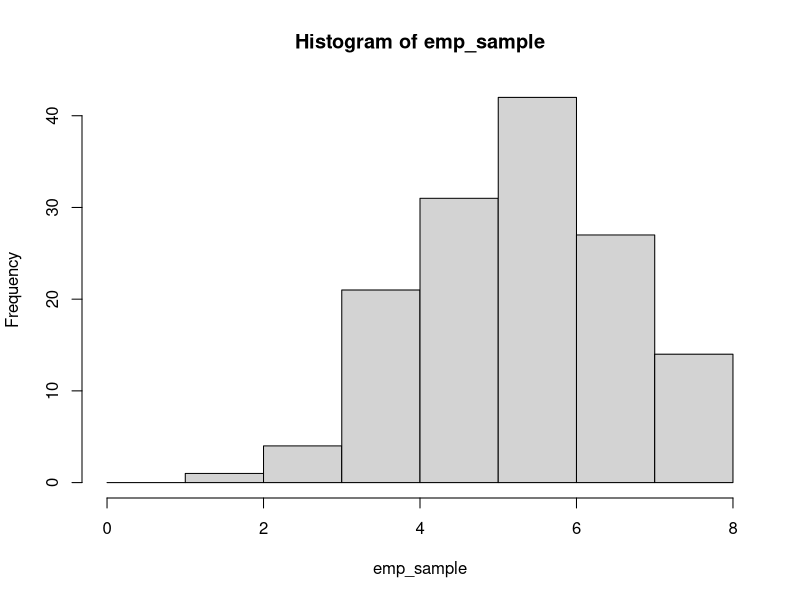
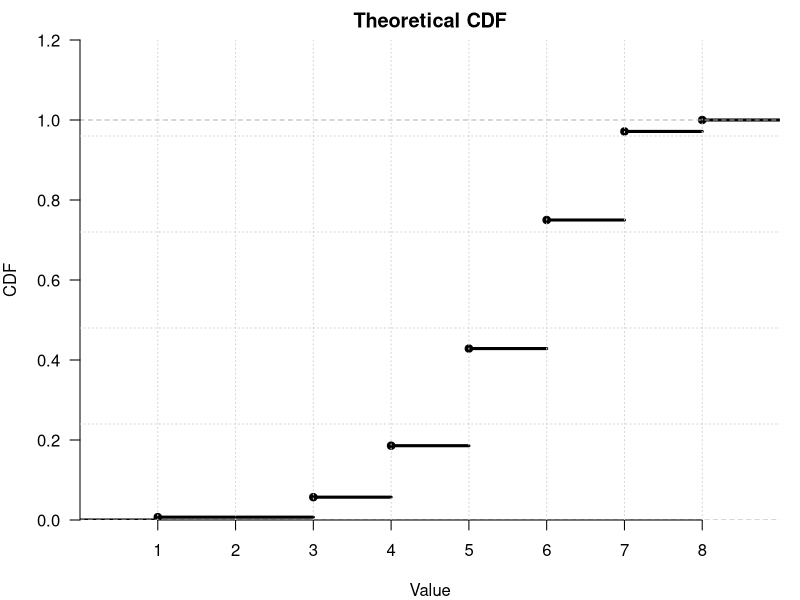
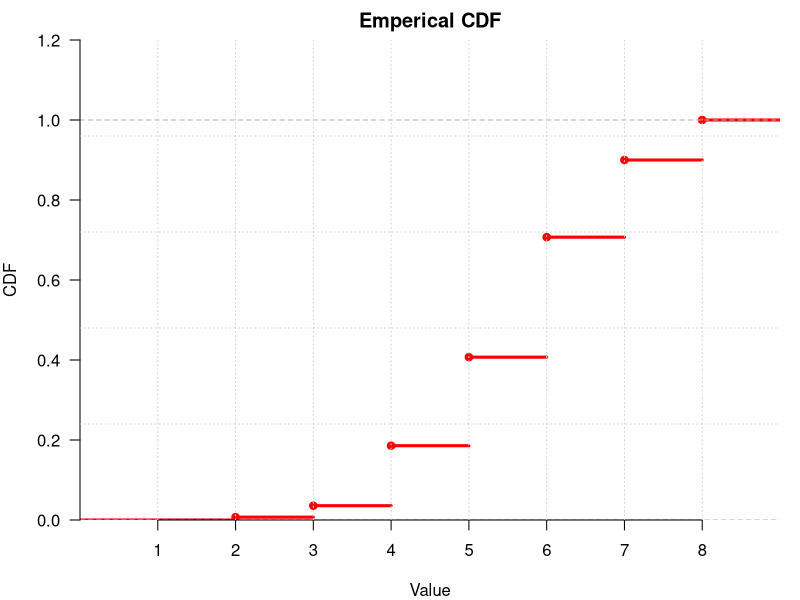
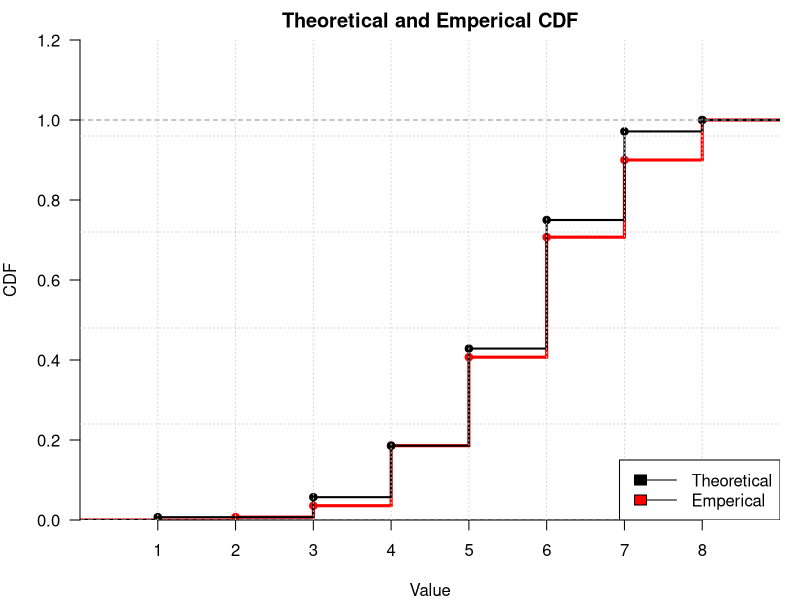

Generate these figures, in order, with R:
library(xtable)
k <- 8
p1 <- 0.7
n <- 140

distr_series_table <- as.data.frame(rbind(c(0:k),
                            dbinom(c(0:k), k, p1)),
                            row.names = c("Random Value", "Probability")) 
colnames(distr_series_table) <- c(0:k)
sum(distr_series_table[2,])
distr_series_table

distr_series_table <- rbind(distr_series_table,
                            cumsum(dbinom(c(0:k), k, p1)))
row.names(distr_series_table)[3] <- "Delta"
distr_series_table



sum(distr_series_table[2,])

distr_series_table <- rbind(distr_series_table)

set.seed(1337)
rand_unif <- runif(n, 0, 1)
head(rand_unif)

emp_sample <- ifelse(rand_unif < distr_series_table[3,1], 0, 
      ifelse(rand_unif < distr_series_table[3,2] & rand_unif >= distr_series_table[3,2-1], 1, 
      ifelse(rand_unif < distr_series_table[3,3] & rand_unif >= distr_series_table[3,3-1], 2, 
      ifelse(rand_unif < distr_series_table[3,4] & rand_unif >= distr_series_table[3,4-1], 3, 
      ifelse(rand_unif < distr_series_table[3,5] & rand_unif >= distr_series_table[3,5-1], 4,
      ifelse(rand_unif < distr_series_table[3,6] & rand_unif >= distr_series_table[3,6-1], 5,
      ifelse(rand_unif < distr_series_table[3,7] & rand_unif >= distr_series_table[3,7-1], 6,
      ifelse(rand_unif < distr_series_table[3,8] & rand_unif >= distr_series_table[3,8-1], 7,
      ifelse(rand_unif < distr_series_table[3,9] & rand_unif >= distr_series_table[3,9-1], 8,NA)))))))))

emp_sample

##

hist_tmp <- hist(emp_sample, breaks = c(0:k))
hist_tmp$counts
hist_tmp$breaks

stat_series <- as.data.frame(rbind(c(0:k), 
       c(0, hist_tmp$counts), 
      (c(0, hist_tmp$counts) / n) ), 
      row.names = c("Simulated values", 
                    "Frequencies", 
                    "Relative frequencies"))
colnames(stat_series) <- c(0:k)


library(fitdistrplus)

theor_distr <- rbinom(n, k, p1)

png(filename = "../img/theor_ecdf.png", 
    width = 1920, height = 1080,
    pointsize = 24, res = 96 * 1.25)
par(mar = c(4, 4, 2, 1), xaxs = "i", yaxs = "i")
plot(ecdf(x = theor_distr), 
     col = "black", lwd = 3, verticals = F, axes = F,
     xlim = c(0,k+1), ylim = c(0,1.2),
     xlab = "Value", ylab = "CDF", main = "Theoretical CDF")
axis(1, c(1:k))
axis(2, seq(0.0, 1.2, 0.2), las = 1)
grid(nx = k+1, ny = 1.2 / 0.2)
dev.off()


png(filename = "../img/emp_ecdf.png", 
    width = 1920, height = 1080,
    pointsize = 24, res = 96 * 1.25)
par(mar = c(4, 4, 2, 1), xaxs = "i", yaxs = "i")
plot(ecdf(emp_sample), 
     col = "red", lwd = 3, verticals = F, axes = F,
     xlim = c(0,k+1), ylim = c(0,1.2),
     xlab = "Value", ylab = "CDF", main = "Emperical CDF")
axis(1, c(1:k))
axis(2, seq(0.0, 1.2, 0.2), las = 1)
grid(nx = k+1, ny = 1.2 / 0.2)
dev.off()

png(filename = "../img/emp_and_theor_ecdf.png", 
    width = 1920, height = 1080,
    pointsize = 24, res = 96 * 1.25)
par(mar = c(4, 4, 2, 1), xaxs = "i", yaxs = "i")
plot(ecdf(emp_sample), 
     col = "red", lwd = 3, verticals = T, axes = F,
     xlim = c(0,k+1), ylim = c(0,1.2),
     xlab = "Value", ylab = "CDF", main = "Theoretical and Emperical CDF")
plot(ecdf(theor_distr), 
     col = "black", lwd = 2, verticals = T, add = T)
axis(1, c(1:k))
axis(2, seq(0.0, 1.2, 0.2), las = 1)
grid(nx = k+1, ny = 1.2 / 0.2)
legend("bottomright", c("Theoretical", "Emperical"), 
       lty=c(1,1), 
       fill=c("black", "red"))
dev.off()


kolm_stat <- max(abs((cumsum(as.numeric(stat_series[3,])) - pbinom(c(0:k), k, p1))))
kolm_stat

theor_distr_mean <- mean(theor_distr)
theor_distr_mean

emp_sample_mean <- mean(emp_sample)
emp_sample_mean


theor_distr_sd <- sd(theor_distr)
theor_distr_sd

emp_sample_sd <- sd(emp_sample)
emp_sample_sd
